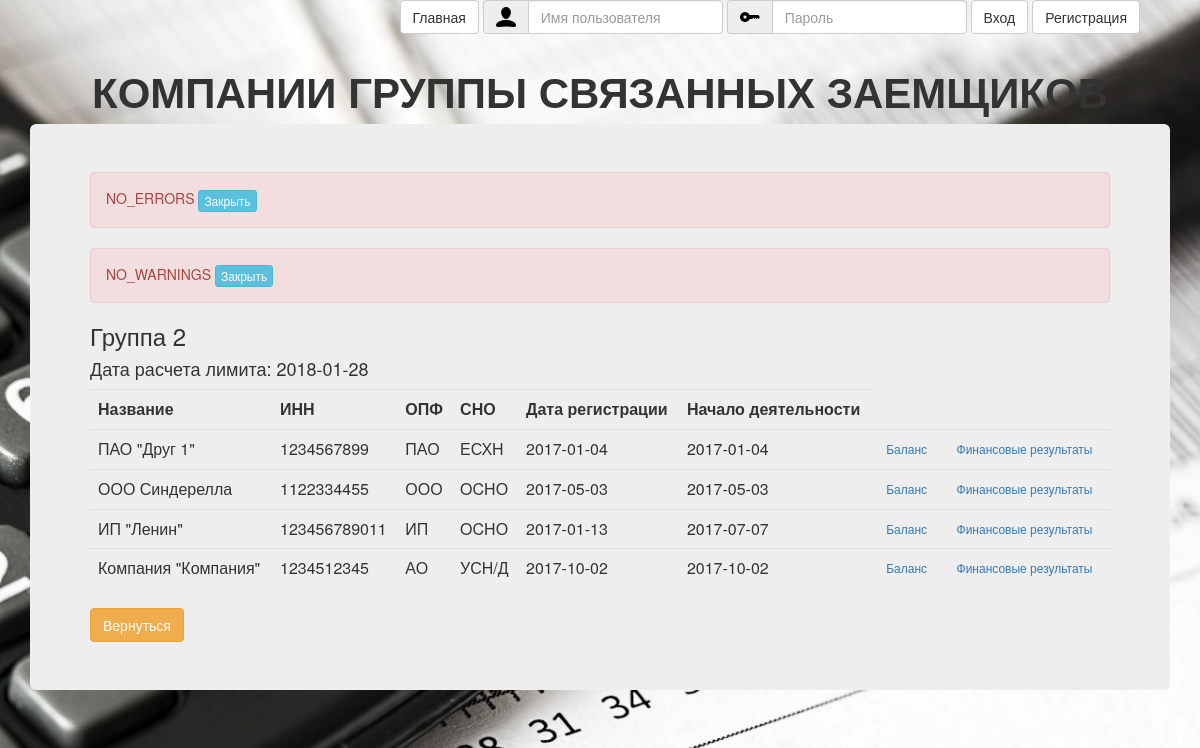
Screenshot of /cred_limit/finance_company_list.php?GSZ_Id=2 with the database file from the repository.
### tables this page shows
CREATE TABLE `GSZ` (
  `Id` tinyint(2) UNSIGNED NOT NULL,
  `User_Id` int(15) NOT NULL,
  `Brief_Name` char(30) DEFAULT NULL,
  `Full_Name` char(150) DEFAULT NULL
);

CREATE TABLE `calc_limit_dates` (
  `Id` tinyint(2) NOT NULL,
  `Date_calc_limit` date NOT NULL,
  `GSZ_Id` tinyint(2) UNSIGNED NOT NULL
);

CREATE TABLE `company` (
  `Id` int(10) UNSIGNED NOT NULL,
  `INN` bigint(20) NOT NULL,
  `GSZ_Id` tinyint(2) NOT NULL,
  `User_Id` int(10) NOT NULL,
  `Name` char(150) NOT NULL,
  `OPF_Id` tinyint(2) NOT NULL,
  `SNO_Id` tinyint(2) NOT NULL,
  `Date_Registr` date DEFAULT NULL,
  `Date_Begin_Work` date DEFAULT NULL
);

CREATE TABLE `OPF` (
  `Id` tinyint(2) UNSIGNED NOT NULL,
  `Brief_Name` varchar(10) NOT NULL,
  `Full_Name` varchar(100) NOT NULL,
  `INN_Length` tinyint(2) UNSIGNED NOT NULL,
  `Is_Corporation` tinyint(1) NOT NULL DEFAULT '1' COMMENT 'Признак того, что компания является организацией (не ИП). У ИП=0, у других = 1.'
);

CREATE TABLE `SNO` (
  `Id` tinyint(2) UNSIGNED NOT NULL,
  `Brief_Name` varchar(10) NOT NULL,
  `Full_Name` varchar(100) NOT NULL,
  `Cred_Limit_Affect` tinyint(1) NOT NULL DEFAULT '1'
);

### cred_limit/script/cred_limit_scripts.php (called while the page is built, shortened)
<?php
require_once($_SERVER['DOCUMENT_ROOT'].'/script/app_config.php');
class GSZ_Item
{
	function __construct($id)
	{
		$query = "SELECT `Brief_Name`, `Full_Name` FROM GSZ WHERE `Id`={$id}";
		$row = getRow($query);
		$this->Brief_Name = htmlspecialchars($row['Brief_Name']);
		$query = "SELECT min(`Date_Begin_Work`) FROM `company` WHERE `GSZ_Id`={$id}";
		$Date_Begin_Work = getCell($query);
		$query = "SELECT COUNT(*) FROM `company` WHERE `GSZ_Id`={$id}";
		$NumberCompany = getCell($query);
		$query = "SELECT `Id`, `Date_calc_limit` FROM `calc_limit_dates` WHERE `GSZ_Id`={$id}";
		$result_array = getRow($query);
		$Date_calc_limit = $result_array['Date_calc_limit'];
		$this->Date_calc_limit = (is_null($Date_calc_limit) ? "" : $Date_calc_limit);
	}
}
function get_company_set($GSZ_Id)
{
	$query = "SELECT \n"
    . " `A`.`Id` AS `Id`, \n"
    . " `A`.`Name` AS `Name`, \n"
    . " `A`.`INN` AS `INN`, \n"
    . " `B`.`Brief_Name` AS `OPF`, \n"
    . " `C`.`Brief_Name` AS `SNO`, \n"
    . " `A`.`Date_Registr`, \n"
    . " `A`.`Date_Begin_Work`,\n"
    . " `B`.`Is_Corporation`\n"
    . "FROM \n"
    . " `Company` `A`, \n"
    . " `OPF` `B`, \n"
    . " `SNO` `C` \n"
    . "WHERE \n"
    . " (`A`.`GSZ_Id` = {$GSZ_Id}) \n"
    . " AND (`A`.`OPF_Id` = `B`.`Id`) \n"
    . " AND (`A`.`SNO_Id` = `C`.`Id`)";
	$company_set = getTable($query);
	return $company_set;
}
function get_error_message()
{
	if (isset($_GET['error']))
		return (ERROR_MESSAGE_PREFIX . '<strong>'.htmlspecialchars(urldecode($_GET['error'])).'.</strong>');
	else
		return NO_ERRORS_MESSAGE;
}
function get_warning_message()
{
	if (isset($_GET['warning']))
		return ('<strong>'.htmlspecialchars(htmlspecialchars_decode(urldecode($_GET['warning']))).'.</strong>');
	else
		return NO_WARNINGS_MESSAGE;
}

### script/finansist_scripts.php (called while the page is built, shortened)
<?php
function xss($data)
{
    if (is_array($data))
    {
        $escaped = array();
        foreach ($data as $key => $value)
        {
            $escaped[$key] = xss($value);
        }
        return $escaped;
    }
    return trim(htmlspecialchars($data));
}
function getCell($query)
{
    global $mysqli;
    $result_set = $mysqli->query($query);
    $arr = array_values($result_set->fetch_assoc());
    return $arr[0];
}
function getRow($query)
{
    global $mysqli;
    $result_set = $mysqli->query($query);
    $row = $result_set->fetch_assoc();
    return $row;
}
function getTable($query)
{
    global $mysqli;
    $result_set = $mysqli->query($query);
    $result = array();
    while (($row = $result_set->fetch_assoc()) !=false)
    {
        $result[]=$row;
    }
    return $result;
}
?>

### script/app_config.php (called while the page is built, shortened)
<?php
require_once 'finansist_scripts.php';
$get = xss($_GET);

### cred_limit/finance_company_list.php (the view, shortened to what this page needs)
<?php
	require_once('./script/cred_limit_scripts.php');
	include_once ($_SERVER['DOCUMENT_ROOT'].'\registration\header_login.php');
	$GSZ_item = new GSZ_item($get["GSZ_Id"]);
	$company_set = get_company_set($get["GSZ_Id"]);
	$error_message = get_error_message();
	$warning_message = get_warning_message();
?>
<!DOCTYPE html>
<html>
<head>
	<link href="/css/bootstrap.min.css" rel="stylesheet"/>
	<link href="/css/style.css" rel="stylesheet"/>
</head>
<body>
	<div class="container">
		<header>
			<h2 class="text-center">КОМПАНИИ ГРУППЫ СВЯЗАННЫХ ЗАЕМЩИКОВ</h2>
		</header>
		<div class="jumbotron">
			<div id="error_message_div" class="alert alert-danger" role="alert">
				<span id="error_message"><?=$error_message?></span>
				<button id="btnError_message" type="button" class="btn btn-info btn-xs">Закрыть</button>
			</div>
			<div id="warning_message_div" class="alert alert-danger" role="alert">
				<span id="warning_message"><?=$warning_message?></span>
				<button id="btnWarning_message" type="button" class="btn btn-info btn-xs">Закрыть</button>
			</div>
            <h3><?=$GSZ_item->Brief_Name?></h3>
            <h4>Дата расчета лимита: <?=$GSZ_item->Date_calc_limit?></h4>
			<table class="table">
				<tr>
					<th>Название</th><th>ИНН</th><th>ОПФ</th><th>СНО</th><th>Дата регистрации</th><th>Начало деятельности</th>
				</tr>
				<?php
				foreach ($company_set as $company) { ?>
				<tr>
					<td><?=$company['Name']?></td><td><?=$company['INN']?></td><td><?=$company['OPF']?></td><td><?=$company['SNO']?></td>
					<td><?=$company['Date_Registr']?></td><td><?=$company['Date_Begin_Work']?></td>
					<td><a class="btn btn-link btn-xs" href="<?=HTML_PATH_BALANCE_DATES?>?Company_Id=<?=$company['Id']?>">Баланс</a></td>
					<td><a class="btn btn-link btn-xs" href="<?=$company['Is_Corporation'] ? HTML_PATH_FINANCE_CORPORATION_FORM : HTML_PATH_FINANCE_IP_FORM?>?Company_Id=<?=$company['Id']?>">Финансовые результаты</a></td>
				</tr>
				<?php
				}
				?>
			</table>
			<a class="btn btn-warning" href="<?=HTML_PATH_FINANCE_GSZ_LIST_FORM?>">Вернуться</a>
		</div>
	</div>
</body>
</html>

### css/style.css (style rules this page uses)
body { background-image: url(../img/bg.jpg); height: 100%; background-repeat: no-repeat; background-size: cover; }
h2 { font-size: 42px; font-style: normal; font-weight: 700; text-transform: uppercase; }
table { border-spacing: 0px 10px; margin-bottom: 20px; }
td, th { padding-left: 10px; padding-right: 10px; vertical-align: top; word-wrap:break-word; }
.jumbotron { text-align: left; }

### rows the page displays
gsz: Brief_Name "Группа 2"
calc_limit_dates: Date_calc_limit "2018-01-28"
company: Name "ПАО \"Друг 1\"", INN "1234567899", OPF_Id.Brief_Name "ПАО", SNO_Id.Brief_Name "ЕСХН", Date_Registr "2017-01-04", Date_Begin_Work "2017-01-04"
company: Name "ООО Синдерелла", INN "1122334455", OPF_Id.Brief_Name "ООО", SNO_Id.Brief_Name "OCНО", Date_Registr "2017-05-03", Date_Begin_Work "2017-05-03"
company: Name "ИП \"Ленин\"", INN "123456789011", OPF_Id.Brief_Name "ИП", SNO_Id.Brief_Name "OCНО", Date_Registr "2017-01-13", Date_Begin_Work "2017-07-07"
company: Name "Компания \"Компания\"", INN "1234512345", OPF_Id.Brief_Name "АО", SNO_Id.Brief_Name "УСН/Д", Date_Registr "2017-10-02", Date_Begin_Work "2017-10-02"

### other values shown
$error_message "NO_ERRORS"
$warning_message "NO_WARNINGS"
